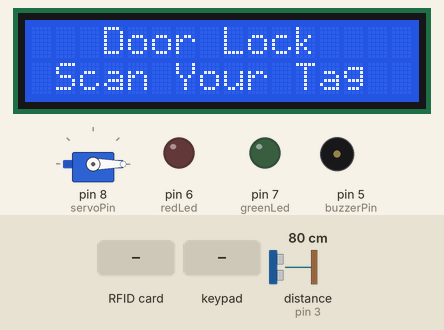
A sketch run on a simulated Arduino Uno, built with avr-gcc and run on an emulated ATmega328P. Shown: servo, 16×2 character LCD, output pins drawn as LEDs (lit = HIGH), buzzer (waves = sounding, pin HIGH). The test bench sets the inputs (shaded band); at power-on: distance to the obstacle (sensor on pin 3) 80 cm. The echo pulse lasts 58.3 µs per cm; pins used as bus, display or sensor lines are not drawn; what the sketch prints to the serial monitor is not drawn.

Above: at 1.3 s.
1.4 s: distance to the obstacle (sensor on pin 3) set to 21 cm
2.9 s: distance to the obstacle (sensor on pin 3) set to 18 cm
At 4.7 s:
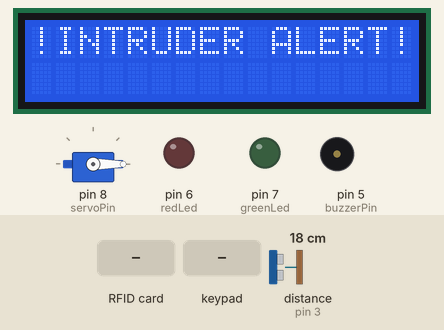
5.9 s: RFID card 91 71 9D 1B held to the reader
At 8.0 s:
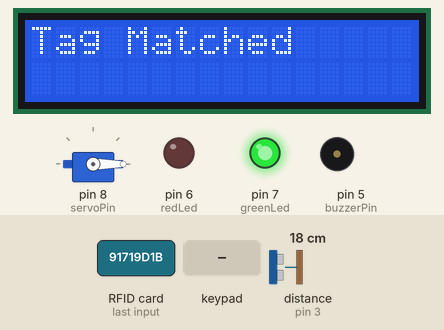
8.5 s: keypad keys 2 1 1 2 pressed 0.4 s apart
At 11.5 s:
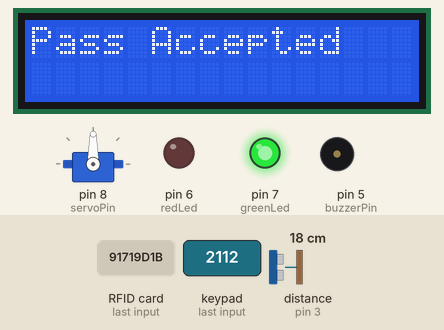
12.2 s: RFID card 5E 7A 19 C4 held to the reader
At 17.2 s:
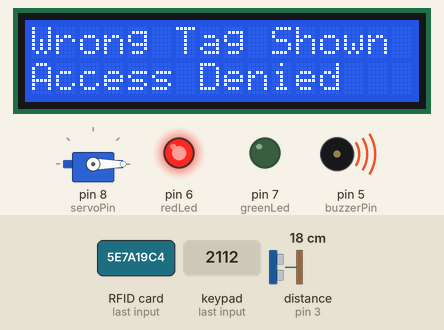
18.2 s: RFID card 91 71 9D 1B held to the reader
At 25.1 s:
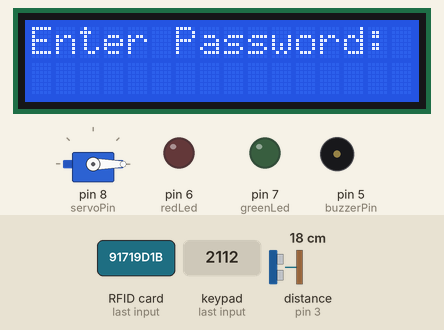
Timing chart, 0 to 25.4 s (numbered marks = the images above; inputs shaded):
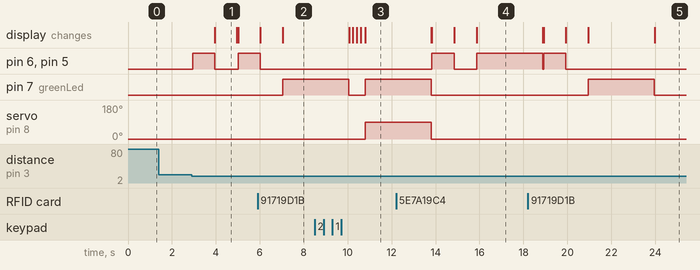

Measured:
- the behaviour switches between 20 and 19 cm on distance to the obstacle (sensor on pin 3) (found by bisection; images 0 and 1)
- after the input at 1.4 s, every drawn part: stays the same
- after the input at 2.9 s, pin 6 (redLed), pin 5 (buzzerPin): LOW → HIGH at once, → LOW 1.0 s later, → HIGH 1.1 s later; the display: changes after 1.1 s (image 1)
- after the input at 5.9 s, pin 6 (redLed), pin 5 (buzzerPin): goes on until 6.0 s, then stays LOW; pin 7 (greenLed): LOW → HIGH after 1.2 s; the display: first differs from a run without the input after 1.2 s (image 2)
- after the input at 8.5 s, servo on pin 8 (servoPin): 0° → 90° after 2.3 s; the display: first changes after 1.6 s (image 3 shows a later state)
- after the input at 12.2 s, pin 6 (redLed), pin 5 (buzzerPin): goes on until 15.9 s, then stays HIGH; the display: first differs from a run without the input after 3.7 s (image 4)
- after the input at 18.2 s, pin 6 (redLed), pin 5 (buzzerPin): goes on until 19.9 s, then stays LOW; pin 7 (greenLed): LOW → HIGH after 2.8 s, → LOW 3.0 s later; the display: first differs from a run without the input after 2.8 s (image 5 shows a later state)
- what the display in image 1 shows lasts 1.0 s, from 4.0 s to 5.0 s

The sketch:

final_sketch.ino
```cpp
// Include required libraries
#include <MFRC522.h>
#include <LiquidCrystal_I2C.h>
#include <Keypad.h>
#include <Servo.h>
#include <SPI.h>
void pred();
// Create instances
LiquidCrystal_I2C lcd(0x27, 16, 2);
MFRC522 mfrc522(10, 9); // MFRC522 mfrc522(SS_PIN, RST_PIN)
Servo sg90;

constexpr uint8_t greenLed = 7;
constexpr uint8_t redLed = 6;
constexpr uint8_t servoPin = 8;
constexpr uint8_t buzzerPin = 5;
  const int out=2;
const int in=3;


char initial_password[4] = {'2', '1', '1', '2'};  // Variable to store initial password
String tagUID = "91 71 9D 1B";  // String to store UID of tag. Change it with your tag's UID
char password[4];   // Variable to store users password
boolean RFIDMode = true; // boolean to change modes
char key_pressed = 0; // Variable to store incoming keys
uint8_t i = 0;  // Variable used for counter

// defining how many rows and columns our keypad have
const byte rows = 4;
const byte columns = 4;

// Keypad pin map
char hexaKeys[rows][columns] = {
  {'1', '2', '3', 'A'},
  {'4', '5', '6', 'B'},
  {'7', '8', '9', 'C'},
  {'*', '0', '#', 'D'}
};

// Initializing pins for keypad
byte row_pins[rows] = {0, 1};
byte column_pins[columns] = {16, 17, 18, 19};

Keypad keypad_key = Keypad( makeKeymap(hexaKeys), row_pins, column_pins, rows, columns);

void setup() {
  // Arduino Pin configuration
  pinMode(buzzerPin, OUTPUT);
  pinMode(redLed, OUTPUT);
  pinMode(greenLed, OUTPUT);

  sg90.attach(servoPin);  //Declare pin 8 for servo
  sg90.write(0); // Set initial position at 90 degrees

  lcd.begin();   // LCD screen
  lcd.backlight();
  SPI.begin();      // Init SPI bus
  mfrc522.PCD_Init();   // Init MFRC522

  lcd.clear(); // Clear LCD screen

Serial.begin(9600);
pinMode(in, INPUT);
pinMode(out, OUTPUT);

}

void loop() {
  // System will first look for mode
  if (RFIDMode == true) {
    lcd.setCursor(0, 0);
    lcd.print("   Door Lock");
    lcd.setCursor(0, 1);
    lcd.print(" Scan Your Tag ");
    pred();
    // Look for new cards
    if ( ! mfrc522.PICC_IsNewCardPresent()) {
      return;
    }

    // Select one of the cards
    if ( ! mfrc522.PICC_ReadCardSerial()) {
      return;
    }

    //Reading from the card
    String tag = "";
    for (byte j = 0; j < mfrc522.uid.size; j++)
    {
      tag.concat(String(mfrc522.uid.uidByte[j] < 0x10 ? " 0" : " "));
      tag.concat(String(mfrc522.uid.uidByte[j], HEX));
    }
    tag.toUpperCase();

    //Checking the card
    if (tag.substring(1) == tagUID)
    {
      // If UID of tag is matched.
      lcd.clear();
      lcd.print("Tag Matched");
      digitalWrite(greenLed, HIGH);
      delay(3000);
      digitalWrite(greenLed, LOW);

      lcd.clear();
      lcd.print("Enter Password:");
      lcd.setCursor(0, 1);
      RFIDMode = false; // Make RFID mode false
    }

    else
    {
      // If UID of tag is not matched.
      lcd.clear();
      lcd.setCursor(0, 0);
      lcd.print("Wrong Tag Shown");
      lcd.setCursor(0, 1);
      lcd.print("Access Denied");
      digitalWrite(buzzerPin, HIGH);
      digitalWrite(redLed, HIGH);
      delay(3000);
      digitalWrite(buzzerPin, LOW);
      digitalWrite(redLed, LOW);
      lcd.clear();
    }
  }

  // If RFID mode is false, it will look for keys from keypad
  if (RFIDMode == false) {
    key_pressed = keypad_key.getKey(); // Storing keys
    if (key_pressed)
    {
      password[i++] = key_pressed; // Storing in password variable
      lcd.print("*");
    }
    if (i == 4) // If 4 keys are completed
    {
      delay(200);
      if (!(strncmp(password, initial_password, 4))) // If password is matched
      {
        lcd.clear();
        lcd.print("Pass Accepted");
        sg90.write(90); // Door Opened
        digitalWrite(greenLed, HIGH);
        delay(3000);
        digitalWrite(greenLed, LOW);
        sg90.write(0); // Door Closed
        lcd.clear();
        i = 0;
        RFIDMode = true; // Make RFID mode true
      }
      else    // If password is not matched
      {
        lcd.clear();
        lcd.print("Wrong Password");
        digitalWrite(buzzerPin, HIGH);
        digitalWrite(redLed, HIGH);
        delay(3000);
        digitalWrite(buzzerPin, LOW);
        digitalWrite(redLed, LOW);
        lcd.clear();
        i = 0;
        RFIDMode = true;  // Make RFID mode true
      }
    }
  }
}

void pred(){
long dur;
long dis;
long tocm;
digitalWrite(out,LOW);
delayMicroseconds(2);
digitalWrite(out,HIGH);
delayMicroseconds(10);
digitalWrite(out,LOW);
dur=pulseIn(in,HIGH);
tocm=microsecondsToCentimeters(dur);
//int ldrStatus = analogRead(ldrPin);
if(tocm<20){
  Serial.print(tocm);
  Serial.print("cm");
  //Serial.println(ldrStatus);
  digitalWrite(buzzerPin, HIGH);
  digitalWrite(redLed, HIGH);
  delay(1000);
  lcd.clear();
  lcd.print("!INTRUDER ALERT!");
  digitalWrite(buzzerPin, LOW);
  digitalWrite(redLed, LOW);
  delay(1000);
  lcd.clear();
  }
}
long microsecondsToCentimeters(long microseconds)
{
return microseconds / 29 / 2;
}
```
